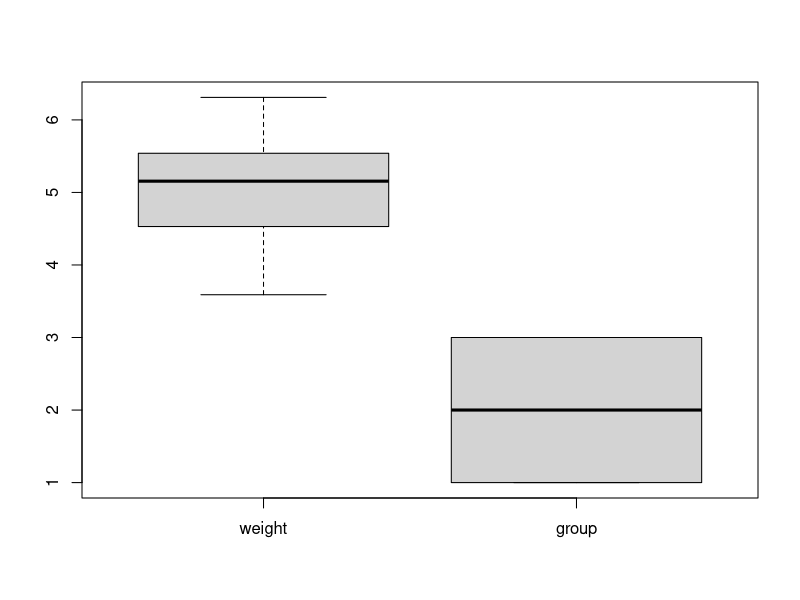
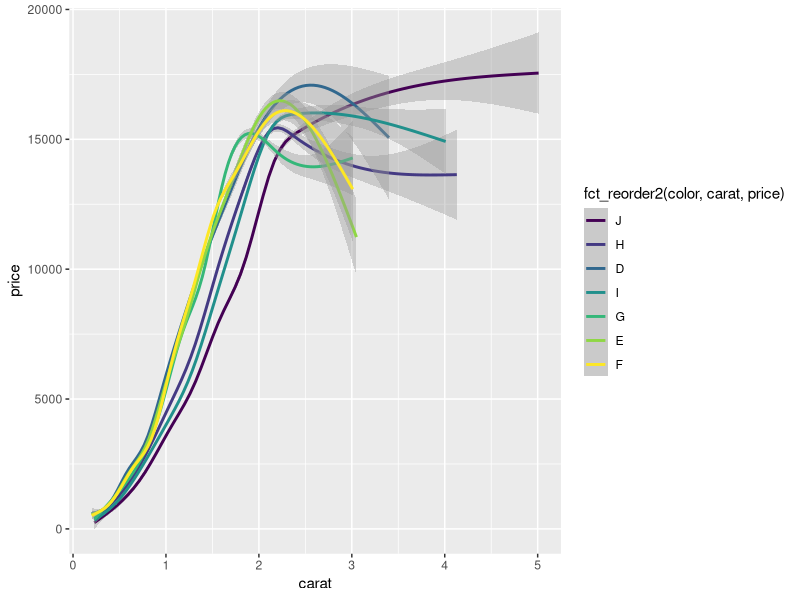

The R source for these figures, in order:
## ---- chunk 1
library(forcats)
library(ggplot2)
## ---- chunk 2
    f <- factor(c("a", "c", "b", "a", "a", "c"), levels = c("a", "b", "c"))
    levels(f)
    
    levels(f) <- c("x", "y", "z")
    levels(f)
    levels(f) <-  c("a", "b", "c")
    
    unclass(f)
    levels(f)
## ---- chunk 3
    
    fct_count(f)
    fct_count(f, sort = T)
    fct_count(f, prop = T) #counts proportions
## ---- chunk 4
    fct_match(f, "a")
## ---- chunk 5
    fct_unique(f)
## ---- chunk 6
    f1 <- factor(c("a", "c"))
    f2 <- factor(c("b", "a"))
    fct_c(f1, f2)
## ---- chunk 7
    fct_unify(list(f2, f1))
## ---- chunk 8
    fct_relevel(f, c("b", "c", "a"))
## ---- chunk 9
    f3 <- factor(c("c", "c", "a"))
    fct_infreq(f3)
## ---- chunk 10
    fct_inorder(f2)
## ---- chunk 11
    f4 <- factor(c("a","b","c"))
    fct_rev(f4)
## ---- chunk 12
    fct_shift(f4)
## ---- chunk 13
    fct_shuffle(f4)
## ---- chunk 14
    boxplot(PlantGrowth, weight ~ fct_reorder(group, weight))
## ---- chunk 15
    ggplot(
      diamonds,
      aes(carat, price, color = fct_reorder2(color, carat, price))
      ) + 
      geom_smooth()
## ---- chunk 16
    fct_recode(f, v = "a", x = "b", z = "c")
    fct_relabel(f, ~ paste0("x", .x))
## ---- chunk 17
    fct_anon(f)
## ---- chunk 18
    fct_collapse(f, x = c("a", "b"))
## ---- chunk 19
    fct_lump_min(f, min = 2)
## ---- chunk 20
    fct_other(f, keep = c("a", "b"))
## ---- chunk 21
    f5 <- factor(c("a","b"),c("a","b","x"))
    f6 <- fct_drop(f5)
## ---- chunk 22
    fct_expand(f6, "x")
## ---- chunk 23
    f <- factor(c("a", "b", NA))
    fct_na_value_to_level(f, level = "(Missing)")
## ---- chunk 24
#| output: true

packageVersion("forcats")
